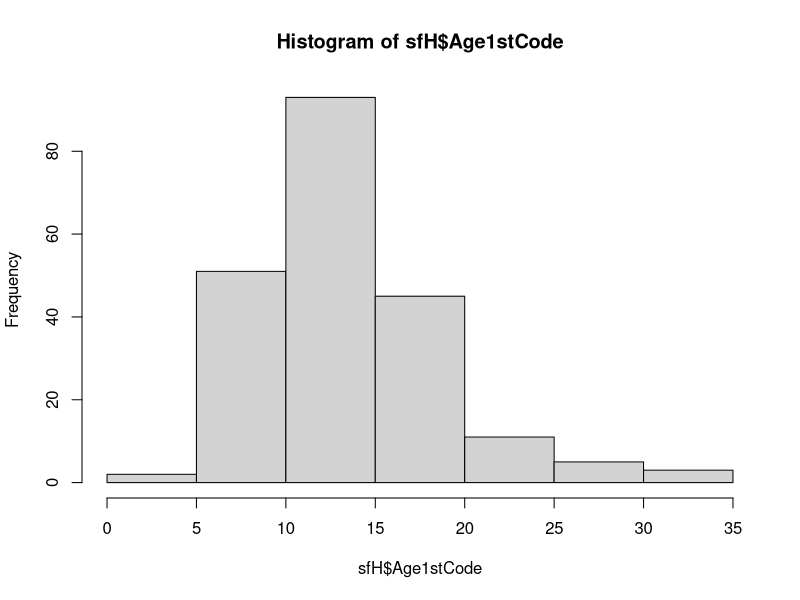

Generate this figure with R:
## ---- chunk 1
knitr::opts_chunk$set(echo = TRUE)
## ---- chunk 2
library(readxl)

# Read the StackOverflow 2020 Survey Data for Hungarian Respondents
sfH <- read_excel("StackOverflowHungary2020.xlsx")
str(sfH)
## ---- chunk 3
observed_freq <- table(sfH$Employment)
observed_freq
## ---- chunk 4
theor_probs <- c(0.85, 0.04, 0.11)
theor_probs
## ---- chunk 5
chisq.test(observed_freq, p = theor_probs)
## ---- chunk 6
nrow(sfH)*theor_probs >= 5
## ---- chunk 7
representativity_result <- chisq.test(observed_freq, p = theor_probs)
representativity_result$expected
## ---- chunk 8
hist(sfH$Age1stCode)
## ---- chunk 9
sample_mean = mean(sfH$Age1stCode)
s = sd(sfH$Age1stCode)
## ---- chunk 10
norm_quintiles <- qnorm(c(0,0.2, 0.4, 0.6, 0.8,1), mean = sample_mean, sd = s)
norm_quintiles
## ---- chunk 11
observed_freq <- table(cut(sfH$Age1stCode, breaks = norm_quintiles))
observed_freq
## ---- chunk 12
chi2_result <- chisq.test(observed_freq)
p_value_chi2 <- 1-pchisq(chi2_result$statistic, df = 5-2-1)
p_value_chi2*100 # in percentage format
## ---- chunk 13
chi2_result$expected
## ---- chunk 14
unique(sfH$OpSys)
## ---- chunk 15
sfH$OpSys_Groupped <- ifelse(sfH$OpSys=="Windows","Windows","NotWindows")
table(sfH$OpSys_Groupped)
## ---- chunk 16
crosstab <- table(sfH[, c("JobSat", "OpSys_Groupped")])
crosstab
## ---- chunk 17
prop.table(crosstab,2)
## ---- chunk 18
chisq.test(crosstab)
## ---- chunk 19
homogenity_result <- chisq.test(crosstab)
prop.table(homogenity_result$expected,2)
## ---- chunk 20
homogenity_result$observed - homogenity_result$expected
## ---- chunk 21
homogenity_result$expected>=5
## ---- chunk 22
sfH$JobSat_v2 <- ifelse(sfH$JobSat %in% c("Very dissatisfied", "Slightly dissatisfied"), "Dissatisfied", sfH$JobSat)

crosstab_v2 <- table(sfH[, c("JobSat_v2", "OpSys_Groupped")])
crosstab_v2
## ---- chunk 23
chisq.test(crosstab_v2)
